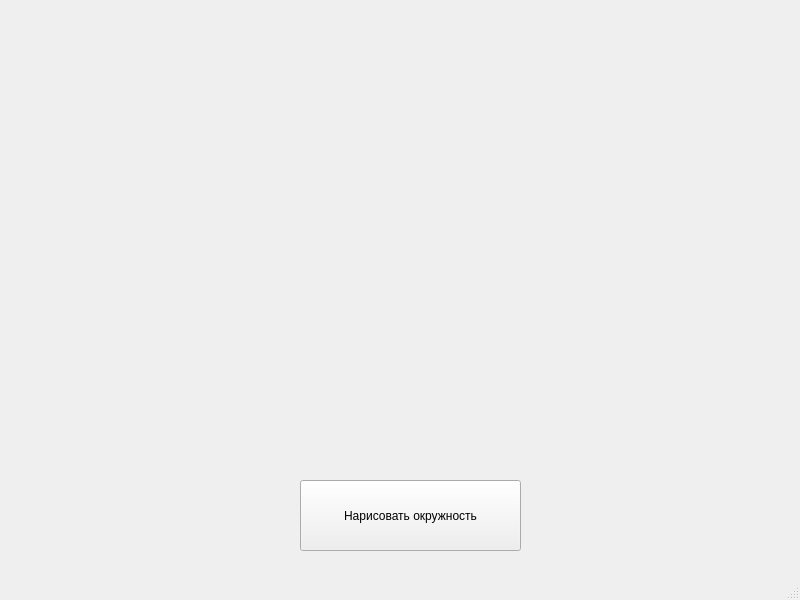
<?xml version="1.0" encoding="UTF-8"?>
<ui version="4.0">
 <class>MainWindow</class>
 <widget class="QMainWindow" name="MainWindow">
  <property name="geometry">
   <rect>
    <x>0</x>
    <y>0</y>
    <width>800</width>
    <height>600</height>
   </rect>
  </property>
  <property name="windowTitle">
   <string>MainWindow</string>
  </property>
  <widget class="QWidget" name="centralwidget">
   <widget class="QLabel" name="label">
    <property name="geometry">
     <rect>
      <x>10</x>
      <y>10</y>
      <width>781</width>
      <height>381</height>
     </rect>
    </property>
    <property name="text">
     <string/>
    </property>
   </widget>
   <widget class="QPushButton" name="pushButton">
    <property name="geometry">
     <rect>
      <x>300</x>
      <y>480</y>
      <width>221</width>
      <height>71</height>
     </rect>
    </property>
    <property name="text">
     <string>Нарисовать окружность</string>
    </property>
   </widget>
  </widget>
  <widget class="QMenuBar" name="menubar">
   <property name="geometry">
    <rect>
     <x>0</x>
     <y>0</y>
     <width>800</width>
     <height>21</height>
    </rect>
   </property>
  </widget>
  <widget class="QStatusBar" name="statusbar"/>
 </widget>
 <resources/>
 <connections/>
</ui>
